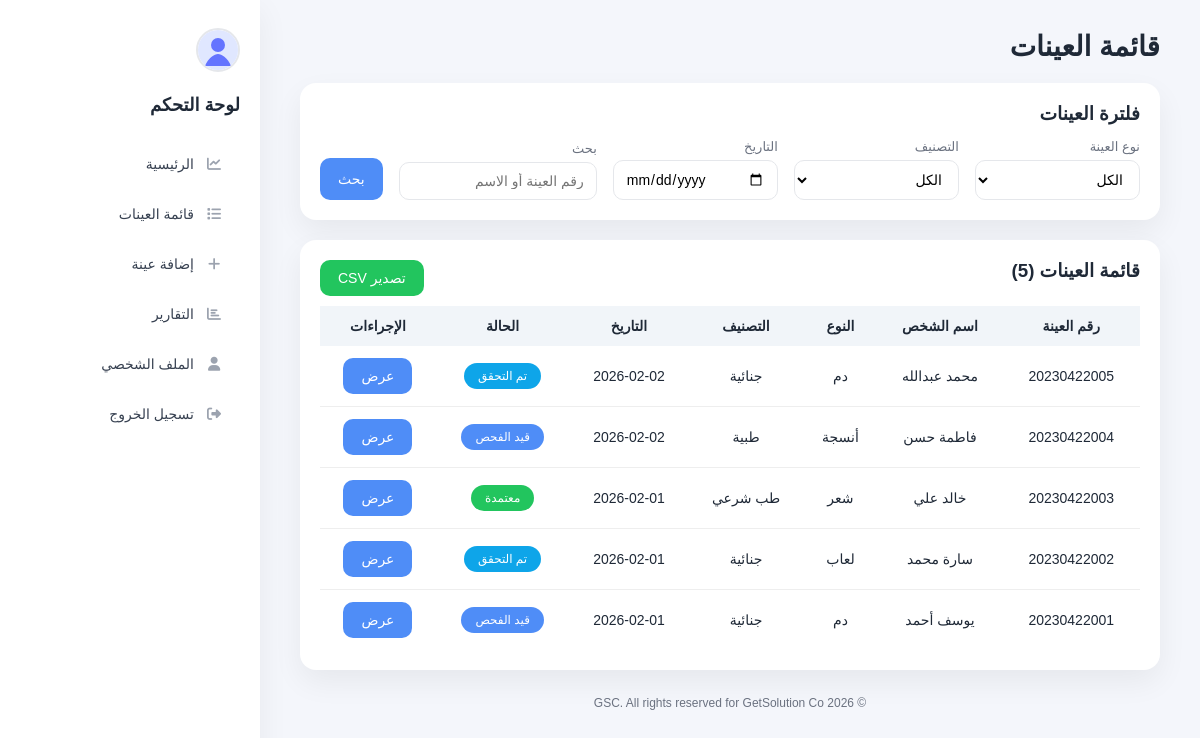
Page /public/index.php?page=samples (signed in) on the committed database.
### tables this page shows
CREATE TABLE IF NOT EXISTS `samples` (
  `id` int(11) NOT NULL AUTO_INCREMENT,
  `sample_number` varchar(50) NOT NULL,
  `sample_type` varchar(50) NOT NULL,
  `category` varchar(50) NOT NULL,
  `person_name` varchar(100) NOT NULL,
  `collected_date` date NOT NULL,
  `location` varchar(100) DEFAULT NULL,
  `rfid_id` int(11) NOT NULL,
  `status` enum('pending','checked','approved','rejected') NOT NULL DEFAULT 'pending',
  `created_at` timestamp NOT NULL DEFAULT current_timestamp(),
  `updated_at` timestamp NOT NULL DEFAULT current_timestamp() ON UPDATE current_timestamp(),
  PRIMARY KEY (`id`),
  UNIQUE KEY `sample_number` (`sample_number`),
  KEY `rfid_id` (`rfid_id`),
  KEY `idx_sample_number` (`sample_number`),
  KEY `idx_status` (`status`),
  KEY `idx_sample_type` (`sample_type`),
  KEY `idx_category` (`category`),
  KEY `idx_collected_date` (`collected_date`),
  CONSTRAINT `samples_ibfk_1` FOREIGN KEY (`rfid_id`) REFERENCES `rfid_tags` (`id`)
);

### app/controllers/SampleController.php (called while the page is built, shortened)
<?php
require_once __DIR__ . '/../../config/database.php';
require_once __DIR__ . '/../../includes/functions.php';
require_once __DIR__ . '/../models/Sample.php';
class SampleController {
    private $sampleModel;
    public function __construct() {
        $this->sampleModel = new Sample();
    }
    public function index() {
        $filters = [
            'sample_type' => sanitize($_GET['sample_type'] ?? ''),
            'category' => sanitize($_GET['category'] ?? ''),
            'date' => sanitize($_GET['date'] ?? ''),
            'search' => sanitize($_GET['q'] ?? '')
        ];
        $page = max(1, (int)($_GET['page'] ?? 1));
        $total = $this->sampleModel->count($filters);
        $pagination = paginate($total, RECORDS_PER_PAGE, $page);
        $samples = $this->sampleModel->getAll(
            $filters,
            'collected_date DESC, id DESC',
            RECORDS_PER_PAGE,
            $pagination['offset']
        );
        include __DIR__ . '/../views/samples/list.php';
    }
}

### includes/functions.php (called while the page is built, shortened)
<?php
function sanitize($data) {
    return htmlspecialchars(trim($data), ENT_QUOTES, 'UTF-8');
}
function formatDate($date, $format = DATE_FORMAT) {
    $dt = new DateTime($date);
    return $dt->format($format);
}
function e($string) {
    return htmlspecialchars($string ?? '', ENT_QUOTES, 'UTF-8');
}
function getStatusLabel($status) {
    $labels = [
        'pending' => 'قيد الفحص',
        'checked' => 'تم التحقق',
        'approved' => 'معتمدة',
        'rejected' => 'مرفوضة'
    ];
    return $labels[$status] ?? $status;
}
function getStatusClass($status) {
    $classes = [
        'pending' => 'pending',
        'checked' => 'checked',
        'approved' => 'approved',
        'rejected' => 'rejected'
    ];
    return $classes[$status] ?? '';
}
function paginate($total, $perPage, $currentPage = 1) {
    $totalPages = ceil($total / $perPage);
    $currentPage = max(1, min($currentPage, $totalPages));
    $offset = ($currentPage - 1) * $perPage;
    return [
        'total' => $total,
        'per_page' => $perPage,
        'current_page' => $currentPage,
        'total_pages' => $totalPages,
        'offset' => $offset,
        'has_prev' => $currentPage > 1,
        'has_next' => $currentPage < $totalPages,
        'prev_page' => $currentPage - 1,
        'next_page' => $currentPage + 1
    ];
}

### config/database.php (called while the page is built, shortened)
<?php
function getDbConnection() {
    static $pdo = null;
    if ($pdo === null) {
        try {
            $dsn = "mysql:host=" . DB_HOST . ";dbname=" . DB_NAME . ";charset=" . DB_CHARSET;
            $options = [
                PDO::ATTR_ERRMODE => PDO::ERRMODE_EXCEPTION,
                PDO::ATTR_DEFAULT_FETCH_MODE => PDO::FETCH_ASSOC,
                PDO::ATTR_EMULATE_PREPARES => false,
            ];
            $pdo = new PDO($dsn, DB_USER, DB_PASS, $options);
        } catch (PDOException $e) {
            die("Database connection failed: " . $e->getMessage());
        }
    }
    return $pdo;
}

### app/models/Sample.php (called while the page is built, shortened)
<?php
class Sample {
    private $pdo;
    public function __construct() {
        $this->pdo = getDbConnection();
    }
    public function getAll($filters = [], $orderBy = 'collected_date DESC, id DESC', $limit = null, $offset = 0) {
        $sql = "SELECT s.*, r.uid as rfid_uid
                FROM samples s
                LEFT JOIN rfid_tags r ON s.rfid_id = r.id
                WHERE 1=1";
        $params = [];
        $sql .= " ORDER BY $orderBy";
        if ($limit !== null) {
            $sql .= " LIMIT ? OFFSET ?";
            $params[] = $limit;
            $params[] = $offset;
        }
        $stmt = $this->pdo->prepare($sql);
        $stmt->execute($params);
        return $stmt->fetchAll();
    }
    public function count($filters = []) {
        $sql = "SELECT COUNT(*) FROM samples s WHERE 1=1";
        $params = [];
        $stmt = $this->pdo->prepare($sql);
        $stmt->execute($params);
        return $stmt->fetchColumn();
    }
}

### app/views/samples/list.php (the view, shortened to what this page needs)
<h1>قائمة العينات</h1>
<div class="card">
    <h3>فلترة العينات</h3>
    <form method="get" action="<?php echo APP_URL; ?>/public/index.php" class="filters">
        <div>
            <label>نوع العينة</label>
            <select name="sample_type">
                <option value="">الكل</option>
            </select>
        </div>
        <div>
            <label>التصنيف</label>
            <select name="category">
                <option value="">الكل</option>
            </select>
        </div>
        <div>
            <label>التاريخ</label>
            <input type="date" name="date" value="<?php echo e($filters['date']); ?>">
        </div>
        <div>
            <label>بحث</label>
            <input type="text" name="q" placeholder="رقم العينة أو الاسم" value="<?php echo e($filters['search']); ?>">
        </div>
        <button class="btn btn-blue" type="submit">بحث</button>
    </form>
</div>
<div class="card">
    <div style="display:flex; justify-content:space-between; align-items:center; margin-bottom:10px;">
        <h3>قائمة العينات (<?php echo number_format($pagination['total']); ?>)</h3>
        <a class="btn btn-green" href="<?php echo APP_URL; ?>/public/index.php?page=export_samples<?php echo !empty($_SERVER['QUERY_STRING']) ? '&' . $_SERVER['QUERY_STRING'] : ''; ?>">تصدير CSV</a>
    </div>
    <table>
        <thead>
            <tr>
                <th>رقم العينة</th>
                <th>اسم الشخص</th>
                <th>النوع</th>
                <th>التصنيف</th>
                <th>التاريخ</th>
                <th>الحالة</th>
                <th>الإجراءات</th>
            </tr>
        </thead>
        <tbody>
            <?php if (empty($samples)): ?>
                <tr><td colspan="7">لا توجد عينات</td></tr>
            <?php else: ?>
                <?php foreach ($samples as $sample): ?>
                <tr>
                    <td><?php echo e($sample['sample_number']); ?></td>
                    <td><?php echo e($sample['person_name']); ?></td>
                    <td><?php echo e($sample['sample_type']); ?></td>
                    <td><?php echo e($sample['category']); ?></td>
                    <td><?php echo formatDate($sample['collected_date']); ?></td>
                    <td><span class="status <?php echo getStatusClass($sample['status']); ?>"><?php echo getStatusLabel($sample['status']); ?></span></td>
                    <td>
                        <a class="btn btn-blue" href="<?php echo APP_URL; ?>/public/index.php?page=sample_detail&sample_number=<?php echo urlencode($sample['sample_number']); ?>">عرض</a>
                    </td>
                </tr>
                <?php endforeach; ?>
            <?php endif; ?>
        </tbody>
    </table>
</div>
<?php
include __DIR__ . '/../layout.php';
?>

### app/views/layout.php (style rules this page uses)
:root { --blue:#4f8df7; --blue-2:#3b82f6; --green:#22c55e; --green-2:#34b399; --red:#ef4444; --bg:#f4f6fb; --card:#ffffff; --text:#1f2937; --muted:#6b7280; --border:#e5e7eb; --radius:16px; }
* { box-sizing:border-box; font-family:"Cairo",sans-serif }
body { margin:0; background:var(--bg); color:var(--text) }
h1 { margin:0 0 20px 0; font-size:28px }
h3 { margin:0 0 14px 0 }
.card { background:#fff; padding:20px; border-radius:var(--radius); box-shadow:0 12px 30px rgba(0,0,0,.06) }
.card + .card { margin-top:20px }
.btn { border:none; padding:10px 18px; border-radius:10px; cursor:pointer; font-size:14px; display:inline-flex; align-items:center; gap:6px; text-decoration:none }
.btn-blue { background:var(--blue); color:#fff }
.btn-green { background:var(--green); color:#fff }
.status { padding:6px 14px; border-radius:999px; color:#fff; font-size:12px; display:inline-block }
.status.pending { background:var(--blue) }
.status.checked { background:#0ea5e9 }
.status.approved { background:var(--green) }
label { font-size:13px; color:var(--muted); display:block; margin-bottom:6px }
input, select, textarea { width:100%; padding:10px 12px; border-radius:10px; border:1px solid var(--border); font-size:14px; background:#fff }
table { width:100%; border-collapse:collapse }
thead { background:#f1f5f9 }
th, td { padding:12px 10px; text-align:center; font-size:14px }
tbody tr:not(:last-child) { border-bottom:1px solid #eee }
.filters { display:grid; grid-template-columns:1fr 1fr 1fr 1.2fr auto; gap:16px; align-items:end }
.filters .btn { height:42px }

### rows in the picture
samples: sample_number "20230422005", person_name "محمد عبدالله", sample_type "دم", category "جنائية", collected_date "2026-02-02", status "تم التحقق"
samples: sample_number "20230422004", person_name "فاطمة حسن", sample_type "أنسجة", category "طبية", collected_date "2026-02-02", status "قيد الفحص"
samples: sample_number "20230422003", person_name "خالد علي", sample_type "شعر", category "طب شرعي", collected_date "2026-02-01", status "معتمدة"
samples: sample_number "20230422002", person_name "سارة محمد", sample_type "لعاب", category "جنائية", collected_date "2026-02-01", status "تم التحقق"
samples: sample_number "20230422001", person_name "يوسف أحمد", sample_type "دم", category "جنائية", collected_date "2026-02-01", status "قيد الفحص"

### other values in the picture
$pagination['total'] "5"
